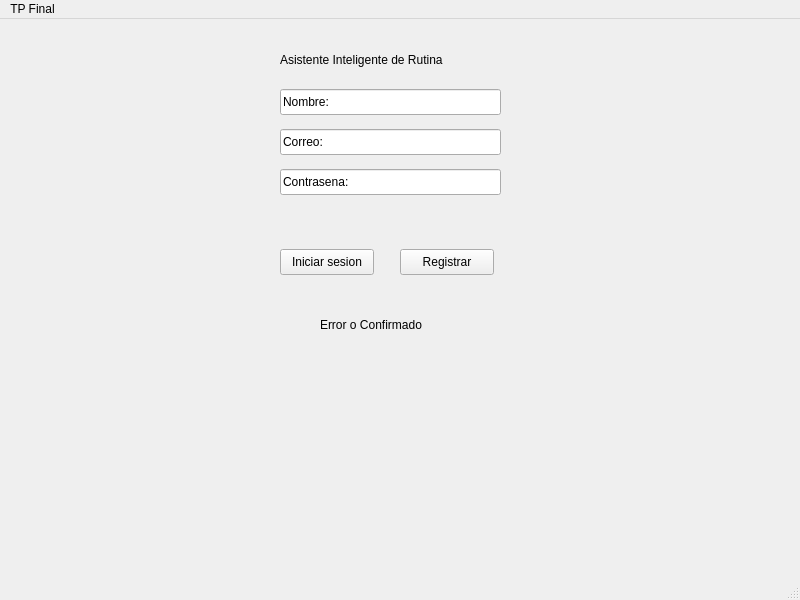
<?xml version="1.0" encoding="UTF-8"?>
<ui version="4.0">
 <class>MainWindow</class>
 <widget class="QMainWindow" name="MainWindow">
  <property name="geometry">
   <rect>
    <x>0</x>
    <y>0</y>
    <width>800</width>
    <height>600</height>
   </rect>
  </property>
  <property name="windowTitle">
   <string>MainWindow</string>
  </property>
  <widget class="QWidget" name="centralwidget">
   <widget class="QPushButton" name="btnLogin">
    <property name="geometry">
     <rect>
      <x>280</x>
      <y>230</y>
      <width>94</width>
      <height>26</height>
     </rect>
    </property>
    <property name="text">
     <string>Iniciar sesion</string>
    </property>
   </widget>
   <widget class="QLabel" name="lblTitulo">
    <property name="geometry">
     <rect>
      <x>280</x>
      <y>-10</y>
      <width>211</width>
      <height>101</height>
     </rect>
    </property>
    <property name="text">
     <string>Asistente Inteligente de Rutina</string>
    </property>
   </widget>
   <widget class="QLineEdit" name="txtNombre">
    <property name="geometry">
     <rect>
      <x>280</x>
      <y>70</y>
      <width>221</width>
      <height>26</height>
     </rect>
    </property>
    <property name="text">
     <string>Nombre:</string>
    </property>
   </widget>
   <widget class="QLineEdit" name="txtMail">
    <property name="geometry">
     <rect>
      <x>280</x>
      <y>110</y>
      <width>221</width>
      <height>26</height>
     </rect>
    </property>
    <property name="text">
     <string>Correo:</string>
    </property>
   </widget>
   <widget class="QLineEdit" name="txtPass">
    <property name="geometry">
     <rect>
      <x>280</x>
      <y>150</y>
      <width>221</width>
      <height>26</height>
     </rect>
    </property>
    <property name="text">
     <string>Contrasena:</string>
    </property>
   </widget>
   <widget class="QPushButton" name="btnRegistro">
    <property name="geometry">
     <rect>
      <x>400</x>
      <y>230</y>
      <width>94</width>
      <height>26</height>
     </rect>
    </property>
    <property name="text">
     <string>Registrar</string>
    </property>
   </widget>
   <widget class="QLabel" name="lblError">
    <property name="geometry">
     <rect>
      <x>320</x>
      <y>290</y>
      <width>141</width>
      <height>31</height>
     </rect>
    </property>
    <property name="text">
     <string>Error o Confirmado</string>
    </property>
   </widget>
  </widget>
  <widget class="QMenuBar" name="menubar">
   <property name="geometry">
    <rect>
     <x>0</x>
     <y>0</y>
     <width>800</width>
     <height>23</height>
    </rect>
   </property>
   <widget class="QMenu" name="menuTP_Final">
    <property name="title">
     <string>TP Final</string>
    </property>
   </widget>
   <addaction name="menuTP_Final"/>
  </widget>
  <widget class="QStatusBar" name="statusbar"/>
 </widget>
 <resources/>
 <connections>
  <connection>
   <sender>btnLogin</sender>
   <signal>clicked()</signal>
   <receiver>MainWindow</receiver>
   <slot>presionar()</slot>
   <hints>
    <hint type="sourcelabel">
     <x>362</x>
     <y>159</y>
    </hint>
    <hint type="destinationlabel">
     <x>295</x>
     <y>242</y>
    </hint>
   </hints>
  </connection>
 </connections>
 <slots>
  <slot>presionar()</slot>
 </slots>
</ui>
